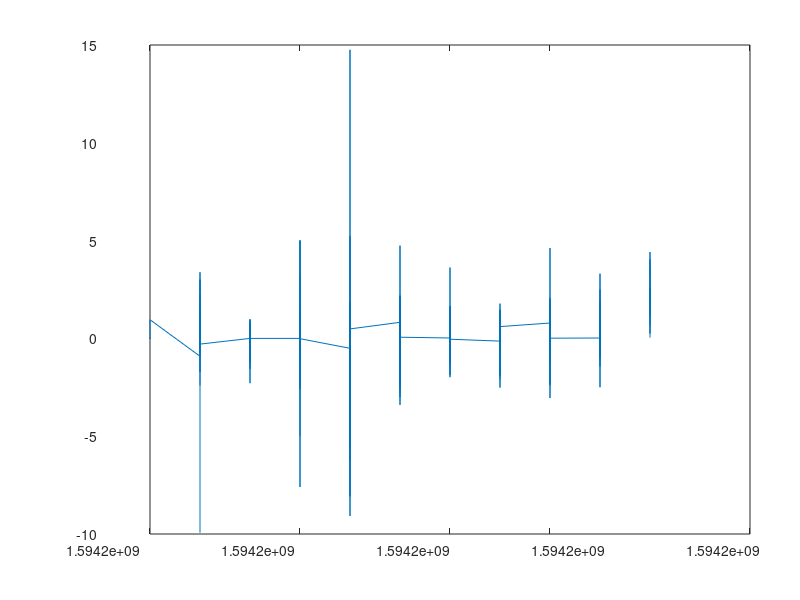
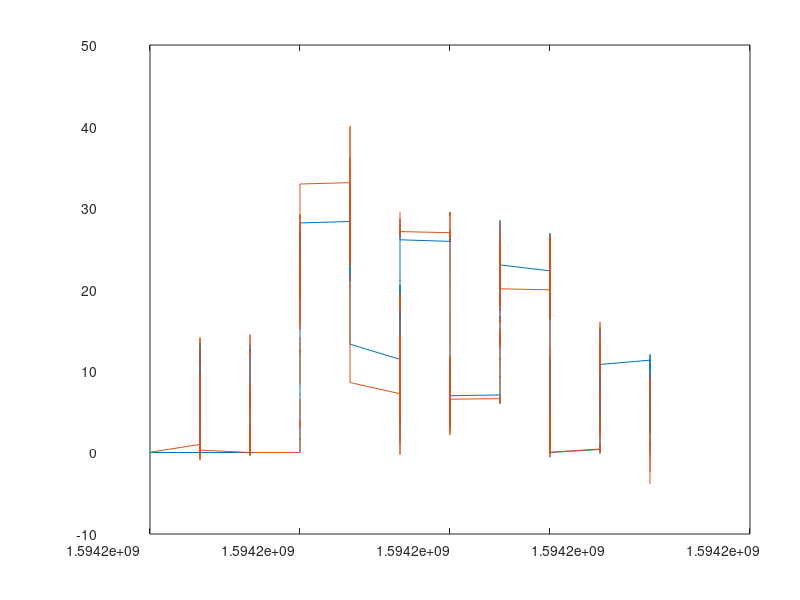

These figures' MATLAB source, in order: (Note: this script raises an error after producing the figures.)
clear all
clc

load("2020-07-08-15-15-54_2T3MWRFVXLW056972_CAN_Messages.mat")

%% filter available data
valid_accel = accelx;
valid_relative_dist = lead_distance;
valid_relative_spd = relative_vel;
valid_relative_spd(lead_distance>120) = nan;
valid_speed = speed/3.6;

valid_relative_dist(valid_relative_dist>150) = nan;

%% compute relative acceleration
rel_accel = valid_relative_spd(2:end) - valid_relative_spd(1:end-1);

figure()
plot(Time(1:end-1),rel_accel)

figure()
plot(Time,valid_speed)
hold on
plot(Time,valid_speed+valid_relative_spd)


%% scatter relative states
time_aligned = Time-Time(1);
time_enter = 430;
time_exit = 1301;
[~,highway_s_I] = min(abs(time_aligned-time_enter));
[~,highway_e_I] = min(abs(time_aligned-time_exit));

fig_handle3 = figure(10)
[h1,h2,h3] = overlay_data_FS_curves(fig_handle3,accelx,relative_vel,lead_distance,highway_s_I,highway_e_I);

%% overlay data with different deceleraito range
accelx_highway = accelx(highway_s_I:highway_e_I);
highway_rel_speed = relative_vel(highway_s_I:highway_e_I);
highway_lead_dist = lead_distance(highway_s_I:highway_e_I);
speed_highway = valid_speed(highway_s_I:highway_e_I);

decel_bin = [0,-0.5];
h4 = scatter(highway_rel_speed(accelx_highway>decel_bin(2)&accelx_highway<decel_bin(1)),highway_lead_dist(accelx_highway>decel_bin(2)&accelx_highway<decel_bin(1)),...
    '^','filled','MarkerFaceAlpha',1.0,'MarkerEdgeAlpha',1.0,'MarkerFaceColor',[0 0 0]);
legend([h1 h2 h3 h4],{'decel = 1.5','decel = 1.0','decel = 0.5','[0,-0.5]'})

fig_handle3 = figure(9)
[h1,h2,h3] = overlay_data_FS_curves(fig_handle3,accelx,relative_vel,lead_distance,highway_s_I,highway_e_I);
decel_bin = [-0.5,-1.0];
h4 = scatter(highway_rel_speed(accelx_highway>decel_bin(2)&accelx_highway<decel_bin(1)),highway_lead_dist(accelx_highway>decel_bin(2)&accelx_highway<decel_bin(1)),'^'...
    ,'filled','MarkerFaceAlpha',1.0,'MarkerEdgeAlpha',1.0,'MarkerFaceColor',[0 0 0]);
legend([h1 h2 h3 h4],{'decel = 1.5','decel = 1.0','decel = 0.5','[-0.5,-1.0]'})

fig_handle3 = figure(8)
[h1,h2,h3] = overlay_data_FS_curves(fig_handle3,accelx,relative_vel,lead_distance,highway_s_I,highway_e_I);
decel_bin = [-1.0 -1.5];
h4 = scatter(highway_rel_speed(accelx_highway>decel_bin(2)&accelx_highway<decel_bin(1)),highway_lead_dist(accelx_highway>decel_bin(2)&accelx_highway<decel_bin(1)),60,'^'...
    ,'filled','MarkerFaceAlpha',1.0,'MarkerEdgeAlpha',1.0,'MarkerFaceColor',[0 0 0]);
legend([h1 h2 h3 h4],{'decel = 1.5','decel = 1.0','decel = 0.5','[-1.0,-1.5]'})

%% distribution of deceleration
figure()
histogram(accelx(highway_s_I:highway_e_I));

%%
figure()
scatter(highway_rel_speed(accelx_highway>0),highway_lead_dist(accelx_highway>0),'filled','MarkerFaceAlpha',1.0,'MarkerEdgeAlpha',1.0);
ylabel('Relative distance[m]','FontSize',30)
xlabel('Relative speed[m/s]','FontSize',30)
set(gca,'FontSize',30)
hold on
grid on

figure()
scatter(speed_highway,accelx_highway,'filled','MarkerFaceAlpha',1.0,'MarkerEdgeAlpha',1.0);
ylabel('Accel[m/s^2]','FontSize',30)
xlabel('Speed[m/s]','FontSize',30)
set(gca,'FontSize',30)
hold on
grid on


%% plot data at different speeds 

fig_handle = figure()
temp_c = accelx_highway;
c = exp(temp_c)./(1+exp(temp_c))-0.5;   %enhance constrast
% c = temp_c;
ticks_value = [-4:1:4];
ticks_value = exp(ticks_value)./(1+exp(ticks_value))-0.5;
% plot_handle = scatter(valid_relative_dist,valid_relative_spd,80,c,'.','MarkerFaceAlpha',1.0,'MarkerEdgeAlpha',1.0);
plot_handle_driving_data = scatter(highway_rel_speed,highway_lead_dist,20,c,'filled','MarkerFaceAlpha',0.2,'MarkerEdgeAlpha',0.2);

hcb = colorbar('Ticks',ticks_value,...
         'TickLabels',{'-4','-3','-2','-1','0','1','2','3','4'});
colorTitleHandle = get(hcb,'Title');
titleString = 'accel.[m/s^2]';
set(colorTitleHandle ,'String',titleString);
colormap(fig_handle,brewermap([],'RdYlGn'))  %RdYlGn
ylim([0 100])
xlim([-15 15])
ylabel('Relative distance[m]','FontSize',30)
xlabel('Relative speed[m/s]','FontSize',30)
set(gca,'FontSize',30)
grid on
hold on
v_follower_g = 0:5:35;

for frame_index = 2:1:length(v_follower_g)
    %extract field test data around this speed
    speed_lower_bound = v_follower_g(frame_index-1);
    speed_upper_bound = v_follower_g(frame_index);
    accel_pt_temp = accelx_highway(speed_lower_bound<=speed_highway&speed_highway<speed_upper_bound);
    color_pt_temp = c(speed_lower_bound<=speed_highway&speed_highway<speed_upper_bound);
    relative_dist_pt_temp = highway_lead_dist(speed_lower_bound<=speed_highway&speed_highway<speed_upper_bound);
    relative_spd_pt_temp = highway_rel_speed(speed_lower_bound<=speed_highway&speed_highway<speed_upper_bound);
    speed_pt_temp = speed_highway(speed_lower_bound<=speed_highway&speed_highway<speed_upper_bound);
    
    hPlotData = scatter(relative_spd_pt_temp,relative_dist_pt_temp,160,color_pt_temp,...
        'p','filled','MarkerFaceAlpha',1.0,'MarkerEdgeAlpha',1.0);
    
    
%     plot_handle_driving_data.XData = relative_spd_pt_temp;
%     plot_handle_driving_data.YData = relative_dist_pt_temp;    
%     plot_handle_driving_data.CData = color_pt_temp;

    v_r_boundary_handle.XData=[-v_follower_g(frame_index),-v_follower_g(frame_index)];
    v_r_boundary_handle.YData=[0,120];
    title(['speed = ', num2str(v_follower_g(frame_index-1),'%.1f'),'-', num2str(v_follower_g(frame_index),'%.1f'),'[m/s]'])
    drawnow
    pause
    delete(hPlotData);

%     frame =  getframe(figure_3DsafetySet_On2D_handle) ;
%     MakeGIF(fname,frame,frame_index)
    
end



%% help functions
function [h1,h2,h3] = overlay_data_FS_curves(fig_handle3,accelx,relative_vel,lead_distance,highway_s_I,highway_e_I)


temp_c = accelx;
c = exp(temp_c)./(1+exp(temp_c))-0.5;   %enhance constrast
% c = temp_c;
ticks_value = [-4:1:4];
ticks_value = exp(ticks_value)./(1+exp(ticks_value))-0.5;
% plot_handle = scatter(valid_relative_dist,valid_relative_spd,80,c,'.','MarkerFaceAlpha',1.0,'MarkerEdgeAlpha',1.0);
plot_handle = scatter(relative_vel(highway_s_I:highway_e_I),lead_distance(highway_s_I:highway_e_I),40,c(highway_s_I:highway_e_I),'filled','MarkerFaceAlpha',1.0,'MarkerEdgeAlpha',1.0);

hcb = colorbar('Ticks',ticks_value,...
         'TickLabels',{'-4','-3','-2','-1','0','1','2','3','4'});
colorTitleHandle = get(hcb,'Title');
titleString = 'accel.[m/s^2]';
set(colorTitleHandle ,'String',titleString);
colormap(fig_handle3,brewermap([],'RdYlGn'))  %RdYlGn
ylim([0 100])
xlim([-15 15])
ylabel('Relative distance[m]','FontSize',30)
xlabel('Relative speed[m/s]','FontSize',30)
set(gca,'FontSize',30)
hold on
grid on

%% overlay FS curves
dv_s = -10:0.1:10;
dv_ss = dv_s;
dv_ss(dv_ss>=0) = 0;

delta0_x1 = 4.5;
delta0_x2 = 5.25;
delta0_x3 = 6.0;
d_1 = 1.5;
d_2 = 1.0;
d_3 = 0.5;

del_x_bound1 =  delta0_x1 + (dv_ss.^2)/(2*d_1);
del_x_bound2 =  delta0_x2 + (dv_ss.^2)/(2*d_2);
del_x_bound3 =  delta0_x3 + (dv_ss.^2)/(2*d_3);


h1 = plot(dv_s,del_x_bound1,'LineWidth',2)
h2 = plot(dv_s,del_x_bound2,'LineWidth',2)
h3 = plot(dv_s,del_x_bound3,'LineWidth',2)
grid on
xlim([-10 10])


end

